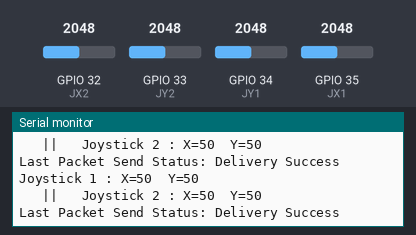
This sketch was run on a simulated ESP32. Shown: the last lines printed to the serial monitor. The inputs (shaded band) are chosen by the test bench; at power-on: GPIO 32 (JX2) = 2048, GPIO 33 (JY2) = 2048, GPIO 34 (JY1) = 2048, GPIO 35 (JX1) = 2048.

Above: at 1.3 s.
1.4 s: GPIO 32 (JX2) set to 2866
At 2.7 s:
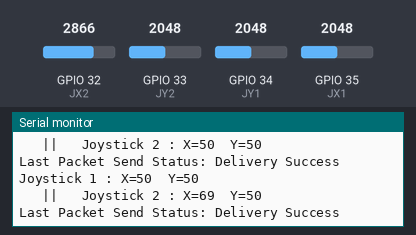
2.9 s: GPIO 33 (JY2) set to 2866
At 3.9 s:
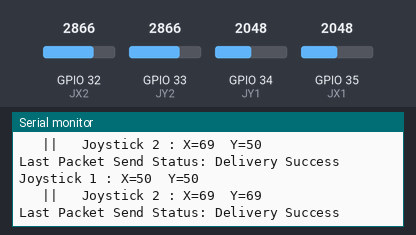
4.4 s: GPIO 34 (JY1) set to 2866
At 5.6 s:
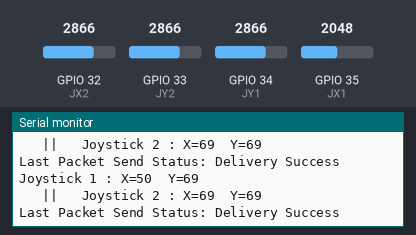
5.9 s: GPIO 35 (JX1) set to 2866
At 6.9 s:
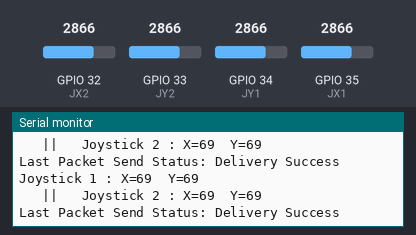
7.4 s: GPIO 32 (JX2) set to 3972
At 8.7 s:
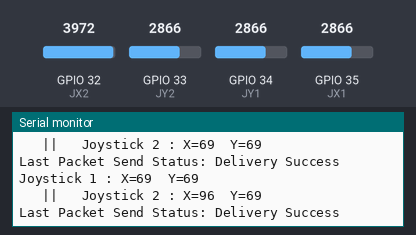
8.9 s: GPIO 33 (JY2) set to 3972
At 9.9 s:
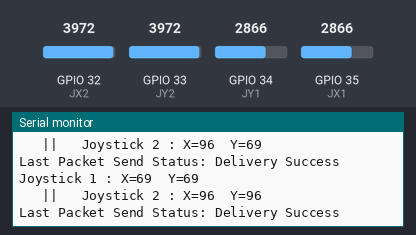
Timing chart, 0 to 11.4 s (numbered marks = the images above; inputs shaded):
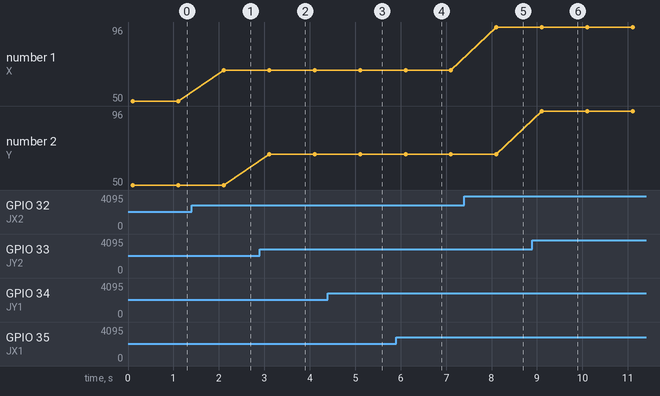

Measured:
- after the input at 1.4 s, the serial monitor: prints a new line after 0.70 s (image 1)
- after the input at 2.9 s, the serial monitor: prints a new line after 0.20 s (image 2)
- after the input at 4.4 s, the serial monitor: prints a new line after 0.71 s (image 3)
- after the input at 5.9 s, the serial monitor: prints a new line after 0.21 s (image 4)
- after the input at 7.4 s, the serial monitor: prints a new line after 0.71 s (image 5)
- after the input at 8.9 s, the serial monitor: prints a new line after 0.21 s (image 6)
- plotted number 1: 50 → 69 after the input at 1.4 s, 69 → 96 after the input at 7.4 s

The sketch:

sketch_may16d.ino
```cpp
#include <WiFi.h>
#include <esp_now.h>


#define JX1 35
#define JY1 34
#define JX2 32
#define JY2 33


uint8_t broadcastAddress[] = {0x8C, 0x4B, 0X14, 0X0C, 0XCA, 0XB4 };
//8C:4B:14:0C:CA:B4

int joystick1X;
int joystick1Y;
int joystick2X;
int joystick2Y;
int ValueSendX1;
int ValueSendY1;
int ValueSendX2;
int ValueSendY2;


typedef struct struct_message {
  int a ;
  int b ;
  int c ;
  int d ;
} struct_message;


struct_message myData;
esp_now_peer_info_t peerInfo;

void OnDataSent(const uint8_t *macAddr, esp_now_send_status_t status)
{
  Serial.print("Last Packet Send Status: ");
  Serial.println(status == ESP_NOW_SEND_SUCCESS ? "Delivery Success" : "Delivery Fail");
}


void setup() {
  // put your setup code here, to run once:
  Serial.begin(9600);
  delay(100);

   WiFi.mode(WIFI_STA);
 if (esp_now_init() != 0) {
    Serial.println("Error initializing ESP-NOW");
    return;
  }
   esp_now_register_send_cb(OnDataSent);


  memcpy(peerInfo.peer_addr, broadcastAddress, 6);
  peerInfo.channel = 0;
  peerInfo.encrypt = false;

  if (esp_now_add_peer(&peerInfo) != ESP_OK) {
    Serial.println("Failed to add peer");
    return;
  }

}

void loop() {

  joystick1X=analogRead(JX1);
  joystick1Y=analogRead(JY1);
  joystick2X=analogRead(JX2);
  joystick2Y=analogRead(JY2);

  ValueSendX1=map(joystick1X,0,4095,0,100);
  ValueSendY1=map(joystick1Y,0,4095,0,100);
  ValueSendX2=map(joystick2X,0,4095,0,100);
  ValueSendY2=map(joystick2Y,0,4095,0,100);

  Serial.print("Joystick 1 : X=");
  Serial.print(ValueSendX1);
  Serial.print("  Y=");
  Serial.println(ValueSendY1);
  Serial.print("   ||   Joystick 2 : X=");
  Serial.print(ValueSendX2);
  Serial.print("  Y=");
  Serial.println(ValueSendY2);


  myData.a=ValueSendX1;
  myData.b=ValueSendY1;
  myData.c=ValueSendX2;
  myData.d=ValueSendY2;


 esp_now_send(broadcastAddress, (uint8_t *) &myData, sizeof(myData));
 delay(1000);
}
```
